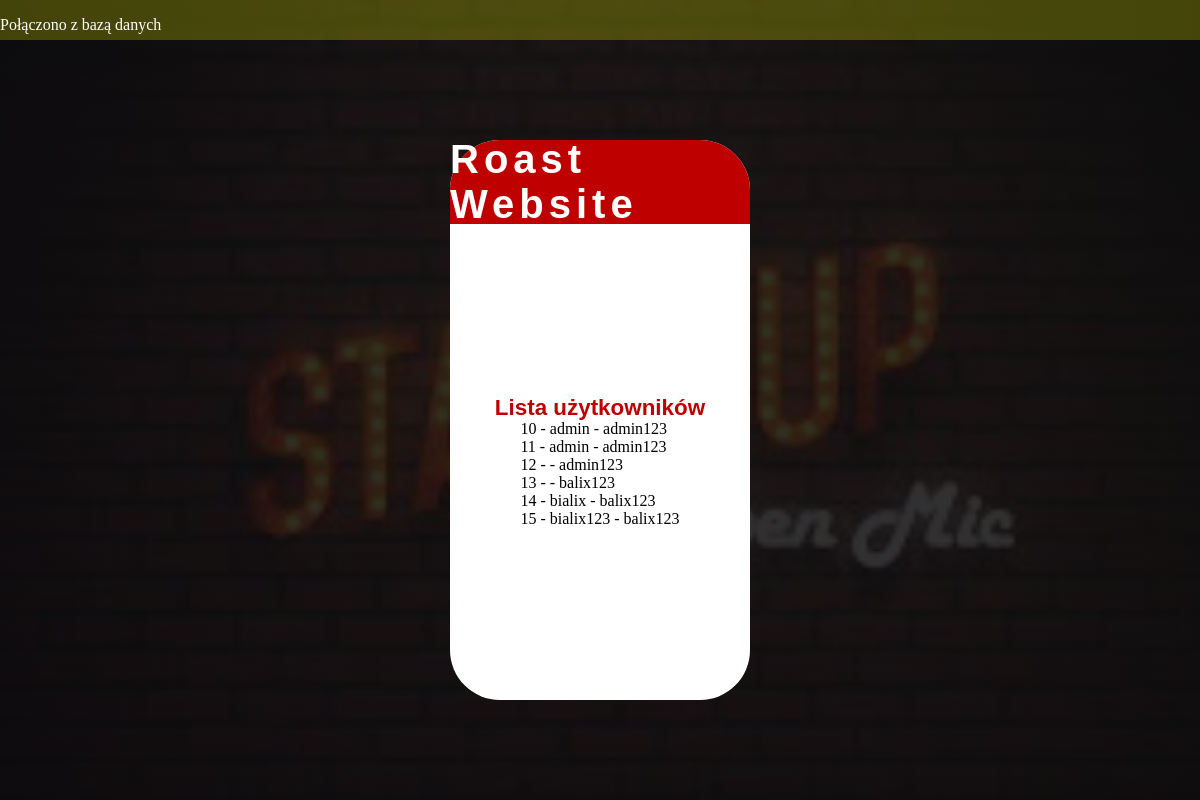
Page /list.php on the earlier database version.
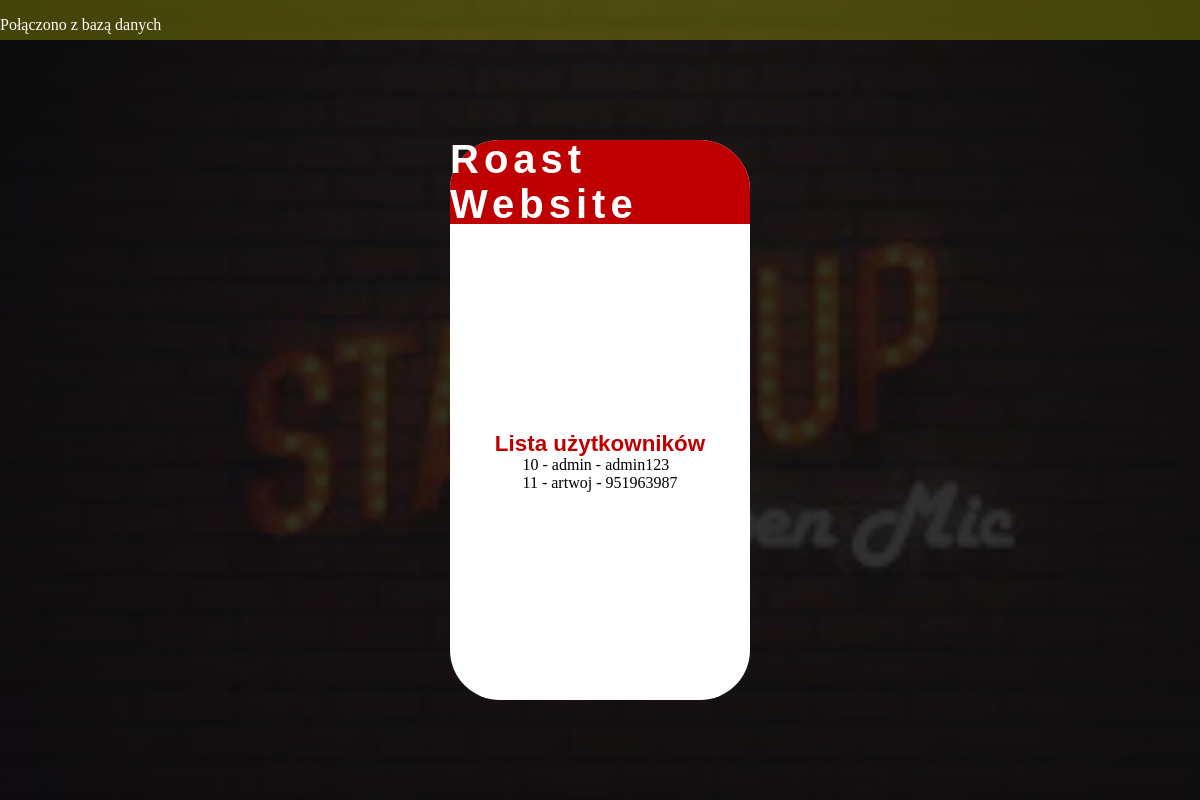
Same page on the later database version.
### tables this page shows
CREATE TABLE `users` (
  `IDU` int(11) NOT NULL,
  `login` varchar(10) NOT NULL,
  `password` varchar(14) NOT NULL
);

### list.php (the view, shortened to what this page needs)
<!DOCTYPE html>
<html lang="en">
<head>
    <link rel="stylesheet" href="list.css">
</head>
<body>
    <div id="hero">
        <div class="database-status">
            <?php
            $dbname = "jetdatabase";
            $user = "root";
            $password = "";
            $host = "localhost";
            $polaczenie = mysqli_connect($host, $user, $password, $dbname);
            if (!$polaczenie) {
                echo "<p>Nie połączono z bazą danych </p>";
                exit("Błąd połączenia z bazą danych");
            } else {
                echo "<p>Połączono z bazą danych</p>";
            }
            ?>
        </div>
    <div class="down">
        <div class="login-box">
            <div class="title-box">
                <div class="login-title">
                    <h2>Roast Website</h2>
                </div>
            </div>
            <form class="part-box" action="logowanie.php" method="POST">
                <div class="login-desc">
                    <h3>Lista użytkowników</h3>
                </div>
                <?php
                    try{
                        $pdo = new PDO('mysql:host=localhost;dbname=jetdatabase', 'root');
                        $zapytanie = $pdo->query('SELECT idu, login, password FROM users');
                        foreach ($zapytanie as $wiersz){
                            echo $wiersz['idu'] . ' - ' . $wiersz['login'] . ' - ' . $wiersz['password'] . '<br>';
                        }
                    }
                    catch (PDOException){
                            echo "Błąd połączenia";
                        }
                ?>
            </form>
        </div>
        </div>
    </div>
</body>
</html>

### list.css (style rules this page uses)
body { padding: 0; margin: 0; }
#hero { height: 100vh; width: 100vw; background-image: linear-gradient(45deg, rgba(11, 11, 14, 0.85), rgba(15, 15, 15, 0.85)), url("wallpaper.jpg"); background-position: center; background-size: cover; overflow: none; }
form { height: 100%; width: 100%; }
.database-status { display: flex; justify-content: center; text-align: center; height: 5vh; width: 100vw; background-color: rgba(251, 255, 0, 0.237); color: white; }
.down { height: 95vh; width: 100vw; display: flex; justify-content: center; align-items: center; }
.login-box { background-color: white; height: 70vh; width: 25vw; border-radius: 50px; }
.title-box { background-color: rgb(190, 0, 0); height: 15%; border-radius: 50px 50px 0px 0px; }
.login-title { height: 100%; display: flex; justify-content: center; align-items: center; }
h2 { color: white; font-size: 2.5rem; font-family: Arial, Helvetica, sans-serif; font-weight: 600; letter-spacing: 5px; }
.part-box { height: 85%; width: 100%; display: flex; flex-direction: column; justify-content: center; align-items: center; }
.login-desc { height: 5%; width: 100%; display: flex; justify-content: center; align-items: center; }
h3 { font-family: Arial, Helvetica, sans-serif; color: rgb(190, 0, 0); font-size: 1.4rem; }
.database-status { display: flex; justify-content: space-between; }

Differences in the rows shown:
removed users: IDU "12", password "admin123"
removed users: IDU "13", password "balix123"
removed users: IDU "14", login "bialix", password "balix123"
removed users: IDU "15", login "bialix123", password "balix123"
changed users id 11: login "admin" → "artwoj"; password "admin123" → "951963987"
